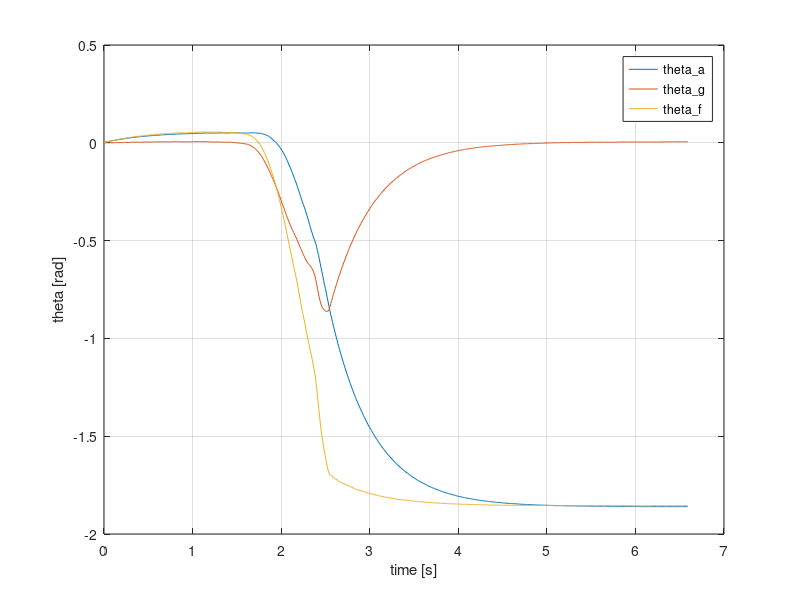

Source code (MATLAB):
clear all
close all
clc

%%
load('data3.mat')

%%

time = 1/100 * [0:length(theta_a)-1]';
figure(1)
plot(time,theta_a)
hold on
plot(time,theta_g)
plot(time,theta_f)

legend('theta\_a', 'theta\_g', 'theta\_f', 'Location', 'NorthEast')
grid on
xlabel('time [s]')
ylabel('theta [rad]')

saveas(figure(1),'data3.jpg')